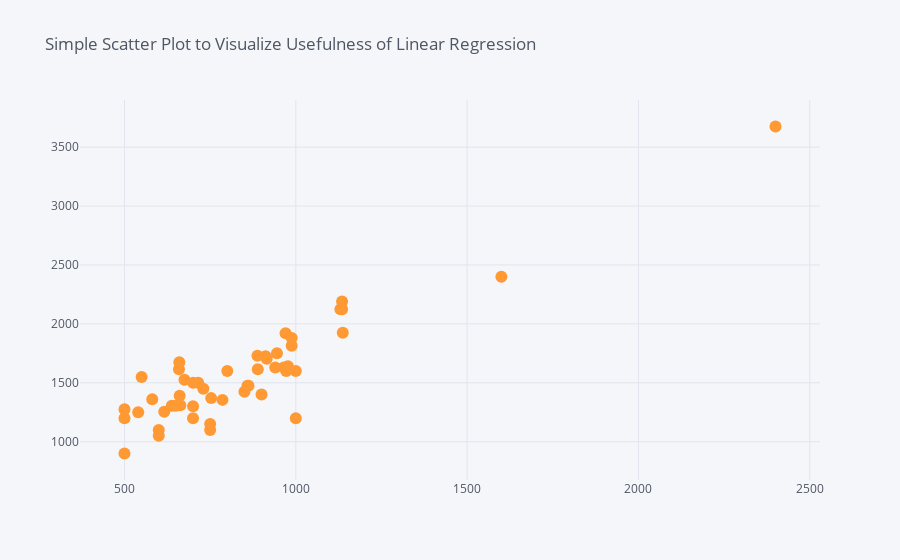

Notebook cell for this chart:
### Markdown cell above
## Simple Regression, Baseline Model

### Code cell
# scatter plot

train = df[df['size'] > 0]
fig = train.iplot(asFigure=True, 
                  x='size', 
                  y='price',
                  mode='markers',
                  title='Simple Scatter Plot to Visualize Usefulness of Linear Regression')
fig.show()

### Figure 1 — Plotly figure (JSON) as saved in the notebook; plotly's stock layout.template omitted (floating-point values rounded to 4 significant figures)
{"data": [{"line": {"color": "rgba(255, 153, 51, 1.0)", "dash": "solid", "shape": "linear", "width": 1.3}, "marker": {"size": 12, "symbol": "circle"}, "mode": "markers", "name": "price", "text": "", "type": "scatter", "x": [500, 700, 500, 550, 660, 912, 730, 750, 581, 659, 500, 700, 888, 663, 970, 1137, 889, 650, 977, 965, 661, 715, 859, 600, 1000, 540, 700, 2400, 900, 600, 1600, 800, 940, 945, 750, 1000, 972, 850, 1130, 638, 753, 862, 988, 1135, 988, 1135, 915, 675, 616, 786], "y": [1200, 1300, 900, 1550, 1675, 1725, 1450, 1100, 1360, 1615, 1275, 1200, 1730, 1310, 1920, 1925, 1615, 1305, 1640, 1630, 1390, 1500, 1475, 1050, 1600, 1250, 1500, 3675, 1400, 1100, 2400, 1600, 1630, 1750, 1150, 1200, 1600, 1425, 2125, 1305, 1370, 1475, 1815, 2125, 1880, 2190, 1705, 1525, 1255, 1355]}], "layout": {"legend": {"bgcolor": "#F5F6F9", "font": {"color": "#4D5663"}}, "paper_bgcolor": "#F5F6F9", "plot_bgcolor": "#F5F6F9", "title": {"font": {"color": "#4D5663"}, "text": "Simple Scatter Plot to Visualize Usefulness of Linear Regression"}, "xaxis": {"gridcolor": "#E1E5ED", "showgrid": true, "tickfont": {"color": "#4D5663"}, "title": {"font": {"color": "#4D5663"}, "text": ""}, "zerolinecolor": "#E1E5ED"}, "yaxis": {"gridcolor": "#E1E5ED", "showgrid": true, "tickfont": {"color": "#4D5663"}, "title": {"font": {"color": "#4D5663"}, "text": ""}, "zerolinecolor": "#E1E5ED"}}}
